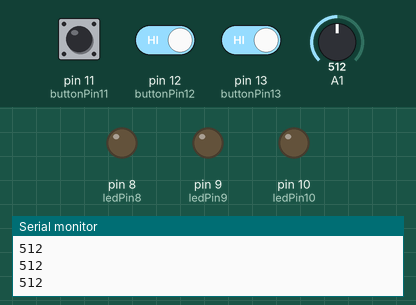
Recording of a sketch running on a simulated Arduino Uno, built with avr-gcc and run on an emulated ATmega328P. Parts: output pins drawn as LEDs (lit = HIGH), the last lines printed to the serial monitor. The inputs (shaded band) are chosen by the test bench; at power-on: pin 11 (buttonPin11) HIGH, pin 12 (buttonPin12) HIGH, pin 13 (buttonPin13) HIGH, A1 = 512.

Above: at 1.2 s.
1.3 s: pin 11 (buttonPin11) pulled LOW for 0.15 s
At 1.7 s:
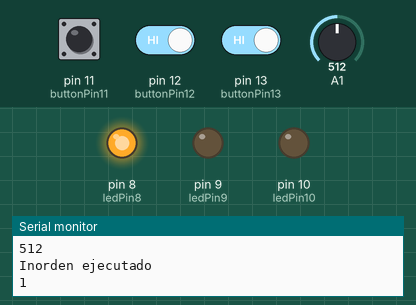
4.4 s: pin 11 (buttonPin11) pulled LOW for 3.2 s
At 8.9 s:
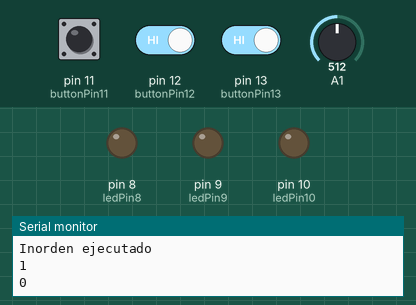
9.1 s: pin 12 (buttonPin12) driven LOW and pin 13 (buttonPin13) driven LOW
12.1 s: pin 12 (buttonPin12) driven HIGH
At 13.6 s:
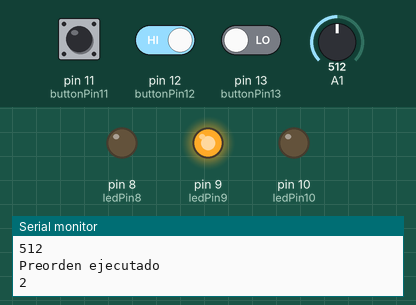
15.1 s: pin 13 (buttonPin13) driven HIGH
18.1 s: pin 13 (buttonPin13) driven LOW
At 21.1 s:
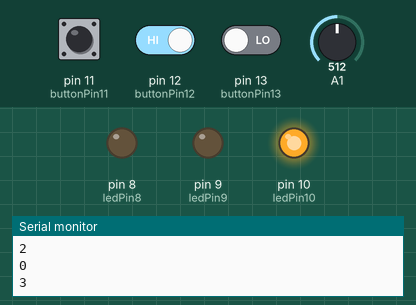
Timing chart, 0 to 22.1 s (numbered marks = the images above; inputs shaded):
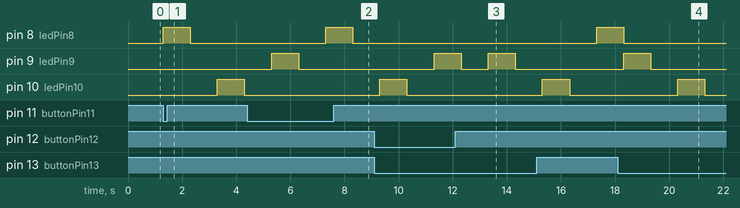

Measured:
- after the input at 1.3 s, pin 8 (ledPin8): LOW → HIGH at once, → LOW 1.0 s later; pin 10 (ledPin10): LOW → HIGH after 2.0 s, → LOW 1.0 s later
- after the input at 4.4 s, pin 8 (ledPin8): LOW → HIGH after 2.9 s, → LOW 1.0 s later
- after the input at 12.1 s, pin 10 (ledPin10): stays LOW (without the input it goes to HIGH after 1.2 s)
- after the input at 18.1 s, pin 9 (ledPin9): LOW → HIGH after 0.22 s, → LOW 1.0 s later; pin 10 (ledPin10): LOW → HIGH after 2.2 s, → LOW 1.0 s later

The sketch:

potenciometro.ino.ino
```cpp
const int ledPin8 = 8;
const int ledPin9 = 9;
const int ledPin10 = 10;
const int buttonPin11 = 11;
const int buttonPin12 = 12;
const int buttonPin13 = 13;

bool leerPotenciometro = true;

void setup() {
  pinMode(ledPin8, OUTPUT);
  pinMode(ledPin9, OUTPUT);
  pinMode(ledPin10, OUTPUT);
  pinMode(buttonPin11, INPUT_PULLUP);
  pinMode(buttonPin12, INPUT_PULLUP);
  pinMode(buttonPin13, INPUT_PULLUP);
  Serial.begin(9600);
}

void loop() {
  if (leerPotenciometro) {
    int pot = analogRead(A1);
    Serial.println(pot);
    delay(5);
  }
  int buttonState11 = digitalRead(buttonPin11);
  int buttonState12 = digitalRead(buttonPin12);
  int buttonState13 = digitalRead(buttonPin13);

  if (buttonState11 == LOW) {
    Serial.println("Inorden ejecutado");
    digitalWrite(ledPin8, HIGH);
    Serial.println(1);
    delay(1000);
    digitalWrite(ledPin8, LOW);
    Serial.println(0);
    delay(1000);
    digitalWrite(ledPin10, HIGH);
    Serial.println(3);
    delay(1000);
    digitalWrite(ledPin10, LOW);
    Serial.println(0);
    delay(1000);
    digitalWrite(ledPin9, HIGH);
    Serial.println(2);
    delay(1000);
    digitalWrite(ledPin9, LOW);
    Serial.println(0);
    delay(1000);
    Serial.println("Inorden terminado");
  }
  if(buttonState12 == LOW){
    Serial.println("Posorden ejecutado");
    digitalWrite(ledPin10, HIGH);
    Serial.println(3);
    delay(1000);
    digitalWrite(ledPin10, LOW);
    Serial.println(0);
    delay(1000);
    digitalWrite(ledPin8, HIGH);
    Serial.println(1);
    delay(1000);
    digitalWrite(ledPin8, LOW);
    Serial.println(0);
    delay(1000);
    digitalWrite(ledPin9, HIGH);
    Serial.println(2);
    delay(1000);
    digitalWrite(ledPin9, LOW);
    Serial.println(0);
    delay(1000);
    Serial.println("Posorden terminado");
  }
  if(buttonState13 == LOW){
    Serial.println("Preorden ejecutado");
    digitalWrite(ledPin9, HIGH);
    Serial.println(2);
    delay(1000);
    digitalWrite(ledPin9, LOW);
    Serial.println(0);
    delay(1000);
    digitalWrite(ledPin10, HIGH);
    Serial.println(3);
    delay(1000);
    digitalWrite(ledPin10, LOW);
    Serial.println(0);
    delay(1000);
    digitalWrite(ledPin8, HIGH);
    Serial.println(1);
    delay(1000);
    digitalWrite(ledPin8, LOW);
    Serial.println(0);
    Serial.println("Preorden terminado");
  }
}
```
